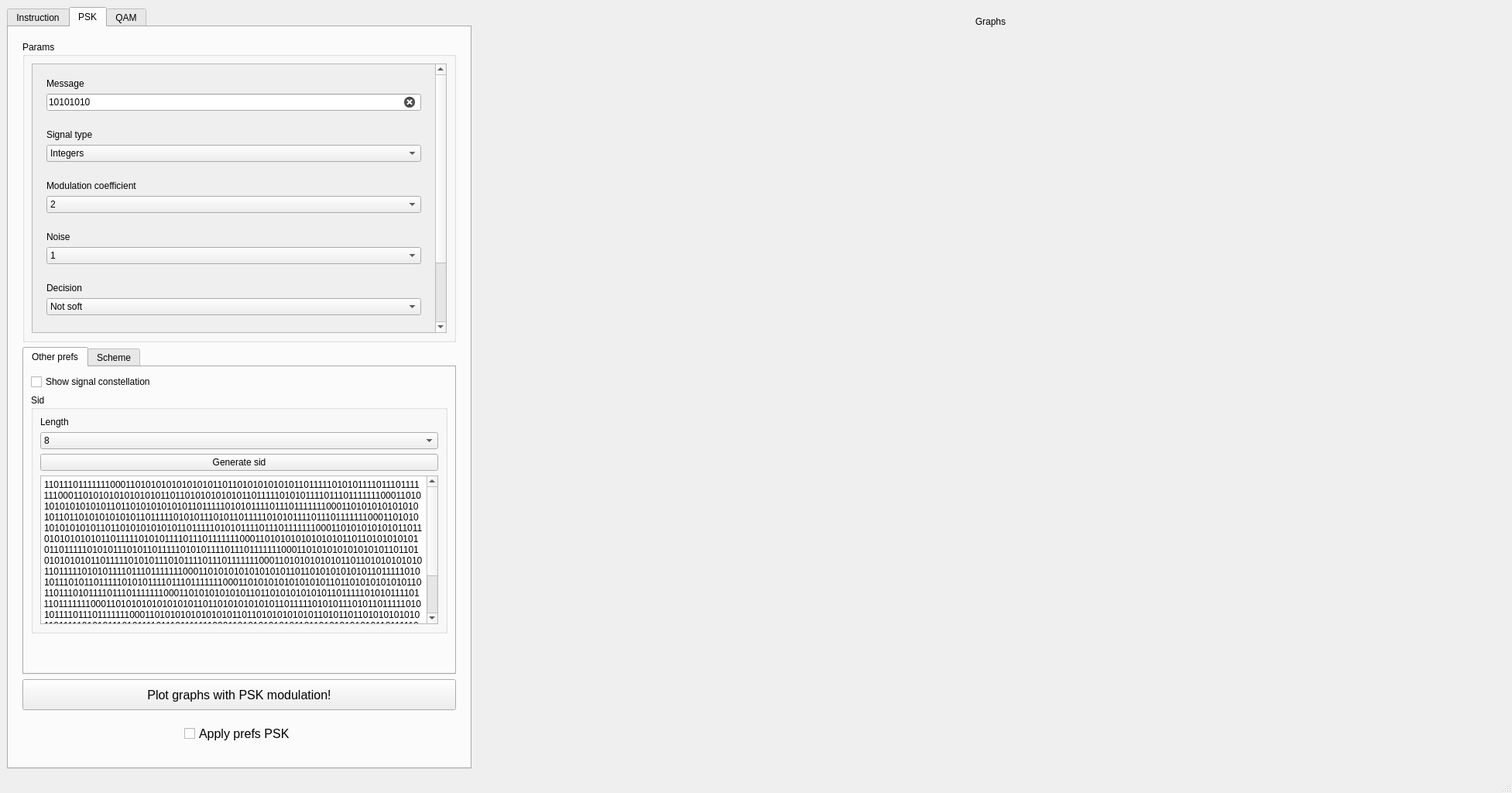
<?xml version="1.0" encoding="UTF-8"?>
<ui version="4.0">
 <class>MainWindow</class>
 <widget class="QMainWindow" name="MainWindow">
  <property name="geometry">
   <rect>
    <x>0</x>
    <y>0</y>
    <width>1953</width>
    <height>1024</height>
   </rect>
  </property>
  <property name="minimumSize">
   <size>
    <width>1400</width>
    <height>800</height>
   </size>
  </property>
  <property name="windowTitle">
   <string>ComSysSim</string>
  </property>
  <property name="tabShape">
   <enum>QTabWidget::Triangular</enum>
  </property>
  <widget class="QWidget" name="centralwidget">
   <layout class="QHBoxLayout" name="horizontalLayout_2">
    <item>
     <widget class="QTabWidget" name="left_tab_wid">
      <property name="maximumSize">
       <size>
        <width>600</width>
        <height>16777215</height>
       </size>
      </property>
      <property name="currentIndex">
       <number>1</number>
      </property>
      <widget class="QWidget" name="instruct_tab">
       <attribute name="title">
        <string>Instruction</string>
       </attribute>
       <widget class="QLabel" name="label">
        <property name="geometry">
         <rect>
          <x>496</x>
          <y>920</y>
          <width>91</width>
          <height>20</height>
         </rect>
        </property>
        <property name="text">
         <string>Version 0.1 - 2022</string>
        </property>
       </widget>
      </widget>
      <widget class="QWidget" name="PSK_tab">
       <attribute name="title">
        <string>PSK</string>
       </attribute>
       <layout class="QVBoxLayout" name="verticalLayout">
        <item>
         <widget class="QWidget" name="main_PSK_wid" native="true">
          <property name="minimumSize">
           <size>
            <width>0</width>
            <height>600</height>
           </size>
          </property>
          <layout class="QVBoxLayout" name="verticalLayout_34">
           <item>
            <widget class="QGroupBox" name="params_wid_PSK">
             <property name="maximumSize">
              <size>
               <width>16777215</width>
               <height>16777215</height>
              </size>
             </property>
             <property name="title">
              <string>Params</string>
             </property>
             <layout class="QHBoxLayout" name="horizontalLayout_8">
              <item>
               <widget class="QScrollArea" name="main_params_PSK_wid">
                <property name="verticalScrollBarPolicy">
                 <enum>Qt::ScrollBarAsNeeded</enum>
                </property>
                <property name="sizeAdjustPolicy">
                 <enum>QAbstractScrollArea::AdjustToContents</enum>
                </property>
                <property name="widgetResizable">
                 <bool>true</bool>
                </property>
                <widget class="QWidget" name="scrollAreaWidgetContents_PSK">
                 <property name="geometry">
                  <rect>
                   <x>0</x>
                   <y>0</y>
                   <width>519</width>
                   <height>457</height>
                  </rect>
                 </property>
                 <layout class="QVBoxLayout" name="verticalLayout_35">
                  <item>
                   <widget class="QWidget" name="message_PSK" native="true">
                    <layout class="QVBoxLayout" name="verticalLayout_36">
                     <item>
                      <widget class="QLabel" name="message_PSK_lable">
                       <property name="text">
                        <string>Message</string>
                       </property>
                      </widget>
                     </item>
                     <item>
                      <widget class="QLineEdit" name="PSK_input">
                       <property name="text">
                        <string>10101010</string>
                       </property>
                       <property name="frame">
                        <bool>true</bool>
                       </property>
                       <property name="clearButtonEnabled">
                        <bool>true</bool>
                       </property>
                      </widget>
                     </item>
                    </layout>
                   </widget>
                  </item>
                  <item>
                   <widget class="QWidget" name="type_signal_wid_PSK" native="true">
                    <property name="minimumSize">
                     <size>
                      <width>0</width>
                      <height>60</height>
                     </size>
                    </property>
                    <layout class="QVBoxLayout" name="verticalLayout_10">
                     <item>
                      <widget class="QLabel" name="signal_type_mess_PSK">
                       <property name="minimumSize">
                        <size>
                         <width>0</width>
                         <height>10</height>
                        </size>
                       </property>
                       <property name="text">
                        <string>Signal type</string>
                       </property>
                      </widget>
                     </item>
                     <item>
                      <widget class="QComboBox" name="combobox_signal_type_PSK">
                       <item>
                        <property name="text">
                         <string>Integers</string>
                        </property>
                       </item>
                       <item>
                        <property name="text">
                         <string>Binary</string>
                        </property>
                       </item>
                      </widget>
                     </item>
                    </layout>
                   </widget>
                  </item>
                  <item>
                   <widget class="QWidget" name="mod_wid_PSK" native="true">
                    <property name="minimumSize">
                     <size>
                      <width>0</width>
                      <height>60</height>
                     </size>
                    </property>
                    <layout class="QVBoxLayout" name="verticalLayout_11">
                     <item>
                      <widget class="QLabel" name="mod_label_PSK">
                       <property name="text">
                        <string>Modulation coefficient</string>
                       </property>
                      </widget>
                     </item>
                     <item>
                      <widget class="QComboBox" name="combobox_coef_PSK">
                       <item>
                        <property name="text">
                         <string>2</string>
                        </property>
                       </item>
                       <item>
                        <property name="text">
                         <string>4</string>
                        </property>
                       </item>
                       <item>
                        <property name="text">
                         <string>8</string>
                        </property>
                       </item>
                       <item>
                        <property name="text">
                         <string>16</string>
                        </property>
                       </item>
                       <item>
                        <property name="text">
                         <string>32</string>
                        </property>
                       </item>
                      </widget>
                     </item>
                    </layout>
                   </widget>
                  </item>
                  <item>
                   <widget class="QWidget" name="noise_wid_PSK" native="true">
                    <property name="minimumSize">
                     <size>
                      <width>0</width>
                      <height>60</height>
                     </size>
                    </property>
                    <layout class="QVBoxLayout" name="verticalLayout_12">
                     <item>
                      <widget class="QLabel" name="noise_label_PSK">
                       <property name="text">
                        <string>Noise</string>
                       </property>
                      </widget>
                     </item>
                     <item>
                      <widget class="QComboBox" name="combobox_noise_PSK">
                       <item>
                        <property name="text">
                         <string>1</string>
                        </property>
                       </item>
                       <item>
                        <property name="text">
                         <string>10</string>
                        </property>
                       </item>
                       <item>
                        <property name="text">
                         <string>20</string>
                        </property>
                       </item>
                       <item>
                        <property name="text">
                         <string>30</string>
                        </property>
                       </item>
                       <item>
                        <property name="text">
                         <string>40</string>
                        </property>
                       </item>
                       <item>
                        <property name="text">
                         <string>50</string>
                        </property>
                       </item>
                       <item>
                        <property name="text">
                         <string>60</string>
                        </property>
                       </item>
                       <item>
                        <property name="text">
                         <string>70</string>
                        </property>
                       </item>
                       <item>
                        <property name="text">
                         <string>80</string>
                        </property>
                       </item>
                       <item>
                        <property name="text">
                         <string>90</string>
                        </property>
                       </item>
                       <item>
                        <property name="text">
                         <string>100</string>
                        </property>
                       </item>
                       <item>
                        <property name="text">
                         <string>200</string>
                        </property>
                       </item>
                       <item>
                        <property name="text">
                         <string>500</string>
                        </property>
                       </item>
                      </widget>
                     </item>
                    </layout>
                   </widget>
                  </item>
                  <item>
                   <widget class="QWidget" name="decision_wid_PSK" native="true">
                    <property name="minimumSize">
                     <size>
                      <width>0</width>
                      <height>60</height>
                     </size>
                    </property>
                    <layout class="QVBoxLayout" name="verticalLayout_37">
                     <item>
                      <widget class="QLabel" name="decision_label_PSK">
                       <property name="text">
                        <string>Decision</string>
                       </property>
                      </widget>
                     </item>
                     <item>
                      <widget class="QComboBox" name="combobox_decision_PSK">
                       <item>
                        <property name="text">
                         <string>Not soft</string>
                        </property>
                       </item>
                       <item>
                        <property name="text">
                         <string>Soft</string>
                        </property>
                       </item>
                      </widget>
                     </item>
                    </layout>
                   </widget>
                  </item>
                  <item>
                   <widget class="QWidget" name="grey_wid_PSK" native="true">
                    <property name="minimumSize">
                     <size>
                      <width>0</width>
                      <height>60</height>
                     </size>
                    </property>
                    <layout class="QVBoxLayout" name="verticalLayout_38">
                     <item>
                      <widget class="QLabel" name="grey_label_PSK">
                       <property name="text">
                        <string>Grey code</string>
                       </property>
                      </widget>
                     </item>
                     <item>
                      <widget class="QComboBox" name="combobox_grey_PSK">
                       <item>
                        <property name="text">
                         <string>Yes</string>
                        </property>
                       </item>
                       <item>
                        <property name="text">
                         <string>No</string>
                        </property>
                       </item>
                      </widget>
                     </item>
                    </layout>
                   </widget>
                  </item>
                  <item>
                   <widget class="QWidget" name="phase_wid_PSK" native="true">
                    <property name="minimumSize">
                     <size>
                      <width>0</width>
                      <height>40</height>
                     </size>
                    </property>
                    <widget class="QLabel" name="phase_label_PSK">
                     <property name="geometry">
                      <rect>
                       <x>10</x>
                       <y>10</y>
                       <width>51</width>
                       <height>21</height>
                      </rect>
                     </property>
                     <property name="text">
                      <string>Phase: PI/</string>
                     </property>
                    </widget>
                    <widget class="QComboBox" name="combobox_phase_PSK">
                     <property name="geometry">
                      <rect>
                       <x>60</x>
                       <y>10</y>
                       <width>431</width>
                       <height>22</height>
                      </rect>
                     </property>
                     <item>
                      <property name="text">
                       <string>4</string>
                      </property>
                     </item>
                     <item>
                      <property name="text">
                       <string>8</string>
                      </property>
                     </item>
                     <item>
                      <property name="text">
                       <string>16</string>
                      </property>
                     </item>
                     <item>
                      <property name="text">
                       <string>32</string>
                      </property>
                     </item>
                    </widget>
                   </widget>
                  </item>
                  <item>
                   <spacer name="verticalSpacer">
                    <property name="orientation">
                     <enum>Qt::Vertical</enum>
                    </property>
                    <property name="sizeHint" stdset="0">
                     <size>
                      <width>20</width>
                      <height>40</height>
                     </size>
                    </property>
                   </spacer>
                  </item>
                 </layout>
                </widget>
               </widget>
              </item>
             </layout>
            </widget>
           </item>
           <item>
            <widget class="QTabWidget" name="other_prefs_PSK">
             <property name="minimumSize">
              <size>
               <width>0</width>
               <height>400</height>
              </size>
             </property>
             <property name="maximumSize">
              <size>
               <width>600</width>
               <height>600</height>
              </size>
             </property>
             <property name="currentIndex">
              <number>0</number>
             </property>
             <widget class="QWidget" name="other_prefs_wid_PSK">
              <attribute name="title">
               <string>Other prefs</string>
              </attribute>
              <layout class="QVBoxLayout" name="verticalLayout_39">
               <item>
                <widget class="QCheckBox" name="checkBox_show_sig_cons_psk">
                 <property name="text">
                  <string>Show signal constellation</string>
                 </property>
                </widget>
               </item>
               <item>
                <widget class="QGroupBox" name="sid_PSK">
                 <property name="minimumSize">
                  <size>
                   <width>0</width>
                   <height>200</height>
                  </size>
                 </property>
                 <property name="title">
                  <string>Sid</string>
                 </property>
                 <layout class="QVBoxLayout" name="verticalLayout_42">
                  <item>
                   <widget class="QLabel" name="label_length_PSK">
                    <property name="text">
                     <string>Length</string>
                    </property>
                   </widget>
                  </item>
                  <item>
                   <widget class="QComboBox" name="comboBox_length_PSK">
                    <item>
                     <property name="text">
                      <string>8</string>
                     </property>
                    </item>
                    <item>
                     <property name="text">
                      <string>16</string>
                     </property>
                    </item>
                    <item>
                     <property name="text">
                      <string>32</string>
                     </property>
                    </item>
                    <item>
                     <property name="text">
                      <string>64</string>
                     </property>
                    </item>
                    <item>
                     <property name="text">
                      <string>128</string>
                     </property>
                    </item>
                   </widget>
                  </item>
                  <item>
                   <widget class="QPushButton" name="pushButton_generate_sid_PSK">
                    <property name="text">
                     <string>Generate sid</string>
                    </property>
                   </widget>
                  </item>
                  <item>
                   <widget class="QPlainTextEdit" name="plainText_sid_PSK">
                    <property name="plainText">
                     <string>1101110111111100011010101010101010110110101010101011011111010101111011101111111000110101010101010101101101010101010110111110101011110111011111110001101010101010101011011010101010101101111101010111101110111111100011010101010101010110110101010101011011111010101110101101111101010111101110111111100011010101010101010110110101010101011011111010101111011101111111000110101010101011011010101010101101111101010111101110111111100011010101010101010110110101010101011011111010101110101101111101010111101110111111100011010101010101010110110101010101011011111010101110101111011101111111000110101010101011011010101010101101111101010111101110111111100011010101010101010110110101010101011011111010101110101101111101010111101110111111100011010101010101010110110101010101011011011101011110111011111110001101010101010110110101010101011011111010101111011101111111000110101010101010101101101010101010110111110101011101011011111010101111011101111111000110101010101010101101101010101010110101101101010101010110111110101011101011110111011111110001101010101010110110101010101011011111010101111011101111111000110101010101010101101101010101010110111110101011101011011111010101111011101111111000110101010101010101101101010101010110110111010111101110111111100011010101010101101101010101</string>
                    </property>
                   </widget>
                  </item>
                 </layout>
                </widget>
               </item>
               <item>
                <spacer name="verticalSpacer_2">
                 <property name="orientation">
                  <enum>Qt::Vertical</enum>
                 </property>
                 <property name="sizeHint" stdset="0">
                  <size>
                   <width>20</width>
                   <height>40</height>
                  </size>
                 </property>
                </spacer>
               </item>
              </layout>
             </widget>
             <widget class="QWidget" name="scheme_PSK">
              <attribute name="title">
               <string>Scheme</string>
              </attribute>
             </widget>
            </widget>
           </item>
           <item>
            <widget class="QPushButton" name="plot_PSK">
             <property name="minimumSize">
              <size>
               <width>0</width>
               <height>40</height>
              </size>
             </property>
             <property name="font">
              <font>
               <pointsize>12</pointsize>
              </font>
             </property>
             <property name="text">
              <string>Plot graphs with PSK modulation!</string>
             </property>
            </widget>
           </item>
           <item>
            <widget class="QWidget" name="widget_2" native="true">
             <property name="minimumSize">
              <size>
               <width>0</width>
               <height>50</height>
              </size>
             </property>
             <layout class="QHBoxLayout" name="horizontalLayout_3">
              <item>
               <spacer name="horizontalSpacer_3">
                <property name="orientation">
                 <enum>Qt::Horizontal</enum>
                </property>
                <property name="sizeHint" stdset="0">
                 <size>
                  <width>40</width>
                  <height>20</height>
                 </size>
                </property>
               </spacer>
              </item>
              <item>
               <widget class="QCheckBox" name="apply_PSK_but">
                <property name="font">
                 <font>
                  <pointsize>12</pointsize>
                  <weight>50</weight>
                  <bold>false</bold>
                  <underline>false</underline>
                 </font>
                </property>
                <property name="text">
                 <string>Apply prefs PSK</string>
                </property>
               </widget>
              </item>
              <item>
               <spacer name="horizontalSpacer_4">
                <property name="orientation">
                 <enum>Qt::Horizontal</enum>
                </property>
                <property name="sizeHint" stdset="0">
                 <size>
                  <width>40</width>
                  <height>20</height>
                 </size>
                </property>
               </spacer>
              </item>
             </layout>
            </widget>
           </item>
          </layout>
         </widget>
        </item>
       </layout>
      </widget>
      <widget class="QWidget" name="QAM_tab">
       <attribute name="title">
        <string>QAM</string>
       </attribute>
       <layout class="QVBoxLayout" name="verticalLayout_9">
        <item>
         <widget class="QWidget" name="main_QAM_wid" native="true">
          <property name="minimumSize">
           <size>
            <width>0</width>
            <height>600</height>
           </size>
          </property>
          <layout class="QVBoxLayout" name="verticalLayout_13">
           <item>
            <widget class="QGroupBox" name="params_wid_QAM">
             <property name="maximumSize">
              <size>
               <width>16777215</width>
               <height>16777215</height>
              </size>
             </property>
             <property name="title">
              <string>Params</string>
             </property>
             <layout class="QHBoxLayout" name="horizontalLayout_6">
              <item>
               <widget class="QScrollArea" name="main_params_QAM_wid">
                <property name="verticalScrollBarPolicy">
                 <enum>Qt::ScrollBarAsNeeded</enum>
                </property>
                <property name="sizeAdjustPolicy">
                 <enum>QAbstractScrollArea::AdjustToContents</enum>
                </property>
                <property name="widgetResizable">
                 <bool>true</bool>
                </property>
                <widget class="QWidget" name="scrollAreaWidgetContents_QAM">
                 <property name="geometry">
                  <rect>
                   <x>0</x>
                   <y>0</y>
                   <width>519</width>
                   <height>411</height>
                  </rect>
                 </property>
                 <layout class="QVBoxLayout" name="verticalLayout_14">
                  <item>
                   <widget class="QWidget" name="message_QAM" native="true">
                    <layout class="QVBoxLayout" name="verticalLayout_15">
                     <item>
                      <widget class="QLabel" name="message_QAM_lable">
                       <property name="text">
                        <string>Message</string>
                       </property>
                      </widget>
                     </item>
                     <item>
                      <widget class="QLineEdit" name="QAM_input">
                       <property name="text">
                        <string>10101010</string>
                       </property>
                       <property name="frame">
                        <bool>true</bool>
                       </property>
                       <property name="clearButtonEnabled">
                        <bool>true</bool>
                       </property>
                      </widget>
                     </item>
                    </layout>
                   </widget>
                  </item>
                  <item>
                   <widget class="QWidget" name="type_signal_wid_QAM" native="true">
                    <property name="minimumSize">
                     <size>
                      <width>0</width>
                      <height>60</height>
                     </size>
                    </property>
                    <layout class="QVBoxLayout" name="verticalLayout_2">
                     <item>
                      <widget class="QLabel" name="signal_type_mess_QAM">
                       <property name="minimumSize">
                        <size>
                         <width>0</width>
                         <height>10</height>
                        </size>
                       </property>
                       <property name="text">
                        <string>Signal type</string>
                       </property>
                      </widget>
                     </item>
                     <item>
                      <widget class="QComboBox" name="combobox_signal_type_QAM">
                       <item>
                        <property name="text">
                         <string>Integers</string>
                        </property>
                       </item>
                       <item>
                        <property name="text">
                         <string>Binary</string>
                        </property>
                       </item>
                      </widget>
                     </item>
                    </layout>
                   </widget>
                  </item>
                  <item>
                   <widget class="QWidget" name="mod_wid_QAM" native="true">
                    <property name="minimumSize">
                     <size>
                      <width>0</width>
                      <height>60</height>
                     </size>
                    </property>
                    <layout class="QVBoxLayout" name="verticalLayout_4">
                     <item>
                      <widget class="QLabel" name="mod_label_QAM">
                       <property name="text">
                        <string>Modulation coefficient</string>
                       </property>
                      </widget>
                     </item>
                     <item>
                      <widget class="QComboBox" name="combobox_coef_QAM">
                       <item>
                        <property name="text">
                         <string>4</string>
                        </property>
                       </item>
                       <item>
                        <property name="text">
                         <string>16</string>
                        </property>
                       </item>
                       <item>
                        <property name="text">
                         <string>64</string>
                        </property>
                       </item>
                       <item>
                        <property name="text">
                         <string>256</string>
                        </property>
                       </item>
                      </widget>
                     </item>
                    </layout>
                   </widget>
                  </item>
                  <item>
                   <widget class="QWidget" name="noise_wid_QAM" native="true">
                    <property name="minimumSize">
                     <size>
                      <width>0</width>
                      <height>60</height>
                     </size>
                    </property>
                    <layout class="QVBoxLayout" name="verticalLayout_5">
                     <item>
                      <widget class="QLabel" name="noise_label_QAM">
                       <property name="text">
                        <string>Noise</string>
                       </property>
                      </widget>
                     </item>
                     <item>
                      <widget class="QComboBox" name="combobox_noise_QAM">
                       <item>
                        <property name="text">
                         <string>1</string>
                        </property>
                       </item>
                       <item>
                        <property name="text">
                         <string>10</string>
                        </property>
                       </item>
                       <item>
                        <property name="text">
                         <string>20</string>
                        </property>
                       </item>
                       <item>
                        <property name="text">
                         <string>30</string>
                        </property>
                       </item>
                       <item>
                        <property name="text">
                         <string>40</string>
                        </property>
                       </item>
                       <item>
                        <property name="text">
                         <string>50</string>
                        </property>
                       </item>
                       <item>
                        <property name="text">
                         <string>60</string>
                        </property>
                       </item>
                       <item>
                        <property name="text">
                         <string>70</string>
                        </property>
                       </item>
                       <item>
                        <property name="text">
                         <string>80</string>
                        </property>
                       </item>
                       <item>
                        <property name="text">
                         <string>90</string>
                        </property>
                       </item>
                       <item>
                        <property name="text">
                         <string>100</string>
                        </property>
                       </item>
                       <item>
                        <property name="text">
                         <string>200</string>
                        </property>
                       </item>
                       <item>
                        <property name="text">
                         <string>500</string>
                        </property>
                       </item>
                      </widget>
                     </item>
                    </layout>
                   </widget>
                  </item>
                  <item>
                   <widget class="QWidget" name="decision_wid_QAM" native="true">
                    <property name="minimumSize">
                     <size>
                      <width>0</width>
                      <height>60</height>
                     </size>
                    </property>
                    <layout class="QVBoxLayout" name="verticalLayout_6">
                     <item>
                      <widget class="QLabel" name="decision_label_QAM">
                       <property name="text">
                        <string>Decision</string>
                       </property>
                      </widget>
                     </item>
                     <item>
                      <widget class="QComboBox" name="combobox_decision_QAM">
                       <item>
                        <property name="text">
                         <string>Not soft</string>
                        </property>
                       </item>
                       <item>
                        <property name="text">
                         <string>Soft</string>
                        </property>
                       </item>
                      </widget>
                     </item>
                    </layout>
                   </widget>
                  </item>
                  <item>
                   <widget class="QWidget" name="grey_wid_QAM" native="true">
                    <property name="minimumSize">
                     <size>
                      <width>0</width>
                      <height>60</height>
                     </size>
                    </property>
                    <layout class="QVBoxLayout" name="verticalLayout_7">
                     <item>
                      <widget class="QLabel" name="grey_label_QAM">
                       <property name="text">
                        <string>Grey code</string>
                       </property>
                      </widget>
                     </item>
                     <item>
                      <widget class="QComboBox" name="combobox_grey_QAM">
                       <item>
                        <property name="text">
                         <string>Yes</string>
                        </property>
                       </item>
                       <item>
                        <property name="text">
                         <string>No</string>
                        </property>
                       </item>
                      </widget>
                     </item>
                    </layout>
                   </widget>
                  </item>
                  <item>
                   <spacer name="verticalSpacer_4">
                    <property name="orientation">
                     <enum>Qt::Vertical</enum>
                    </property>
                    <property name="sizeHint" stdset="0">
                     <size>
                      <width>20</width>
                      <height>40</height>
                     </size>
                    </property>
                   </spacer>
                  </item>
                 </layout>
                </widget>
               </widget>
              </item>
             </layout>
            </widget>
           </item>
           <item>
            <widget class="QTabWidget" name="other_prefs_QAM">
             <property name="minimumSize">
              <size>
               <width>0</width>
               <height>400</height>
              </size>
             </property>
             <property name="maximumSize">
              <size>
               <width>600</width>
               <height>600</height>
              </size>
             </property>
             <property name="currentIndex">
              <number>0</number>
             </property>
             <widget class="QWidget" name="other_prefs_wid_QAM">
              <attribute name="title">
               <string>Other prefs</string>
              </attribute>
              <layout class="QVBoxLayout" name="verticalLayout_40">
               <item>
                <widget class="QCheckBox" name="checkBox_show_sig_cons_qam">
                 <property name="text">
                  <string>Show signal constellation</string>
                 </property>
                </widget>
               </item>
               <item>
                <widget class="QGroupBox" name="sid_QAM">
                 <property name="minimumSize">
                  <size>
                   <width>0</width>
                   <height>200</height>
                  </size>
                 </property>
                 <property name="title">
                  <string>Sid</string>
                 </property>
                 <layout class="QVBoxLayout" name="verticalLayout_41">
                  <item>
                   <widget class="QPlainTextEdit" name="plainText_sid_QAM">
                    <property name="plainText">
                     <string>1111010101010101010101010101010101010101010101010101101010101010101010101010111110101010101010101010111101101010101010101010101010101010101010010101010101010101010</string>
                    </property>
                   </widget>
                  </item>
                 </layout>
                </widget>
               </item>
               <item>
                <spacer name="verticalSpacer_3">
                 <property name="orientation">
                  <enum>Qt::Vertical</enum>
                 </property>
                 <property name="sizeHint" stdset="0">
                  <size>
                   <width>20</width>
                   <height>40</height>
                  </size>
                 </property>
                </spacer>
               </item>
              </layout>
             </widget>
             <widget class="QWidget" name="scheme_QAM">
              <attribute name="title">
               <string>Scheme</string>
              </attribute>
             </widget>
            </widget>
           </item>
           <item>
            <widget class="QPushButton" name="plot_QAM">
             <property name="minimumSize">
              <size>
               <width>0</width>
               <height>40</height>
              </size>
             </property>
             <property name="font">
              <font>
               <pointsize>12</pointsize>
              </font>
             </property>
             <property name="text">
              <string>Plot graphs with QAM modulation!</string>
             </property>
            </widget>
           </item>
           <item>
            <widget class="QWidget" name="widget" native="true">
             <property name="minimumSize">
              <size>
               <width>0</width>
               <height>50</height>
              </size>
             </property>
             <layout class="QHBoxLayout" name="horizontalLayout">
              <item>
               <spacer name="horizontalSpacer">
                <property name="orientation">
                 <enum>Qt::Horizontal</enum>
                </property>
                <property name="sizeHint" stdset="0">
                 <size>
                  <width>40</width>
                  <height>20</height>
                 </size>
                </property>
               </spacer>
              </item>
              <item>
               <widget class="QCheckBox" name="apply_QAM_but">
                <property name="font">
                 <font>
                  <pointsize>12</pointsize>
                  <weight>50</weight>
                  <italic>false</italic>
                  <bold>false</bold>
                 </font>
                </property>
                <property name="text">
                 <string>Apply prefs QAM</string>
                </property>
               </widget>
              </item>
              <item>
               <spacer name="horizontalSpacer_2">
                <property name="orientation">
                 <enum>Qt::Horizontal</enum>
                </property>
                <property name="sizeHint" stdset="0">
                 <size>
                  <width>40</width>
                  <height>20</height>
                 </size>
                </property>
               </spacer>
              </item>
             </layout>
            </widget>
           </item>
          </layout>
         </widget>
        </item>
       </layout>
      </widget>
     </widget>
    </item>
    <item>
     <widget class="QWidget" name="graphs" native="true">
      <layout class="QVBoxLayout" name="verticalLayout_3">
       <item>
        <widget class="QLabel" name="label_graphs">
         <property name="minimumSize">
          <size>
           <width>0</width>
           <height>0</height>
          </size>
         </property>
         <property name="maximumSize">
          <size>
           <width>16777215</width>
           <height>20</height>
          </size>
         </property>
         <property name="text">
          <string>Graphs</string>
         </property>
         <property name="alignment">
          <set>Qt::AlignCenter</set>
         </property>
        </widget>
       </item>
       <item>
        <widget class="plot_area_wid" name="plot_area_wid" native="true"/>
       </item>
      </layout>
     </widget>
    </item>
   </layout>
  </widget>
  <widget class="QMenuBar" name="menubar">
   <property name="geometry">
    <rect>
     <x>0</x>
     <y>0</y>
     <width>1953</width>
     <height>21</height>
    </rect>
   </property>
  </widget>
  <widget class="QStatusBar" name="statusbar"/>
  <action name="actionRun">
   <property name="text">
    <string>Run</string>
   </property>
  </action>
  <action name="actionPlot">
   <property name="text">
    <string>Plot</string>
   </property>
  </action>
 </widget>
 <customwidgets>
  <customwidget>
   <class>plot_area_wid</class>
   <extends>QWidget</extends>
   <header>plot_area_wid.h</header>
   <container>1</container>
  </customwidget>
 </customwidgets>
 <resources/>
 <connections/>
</ui>
